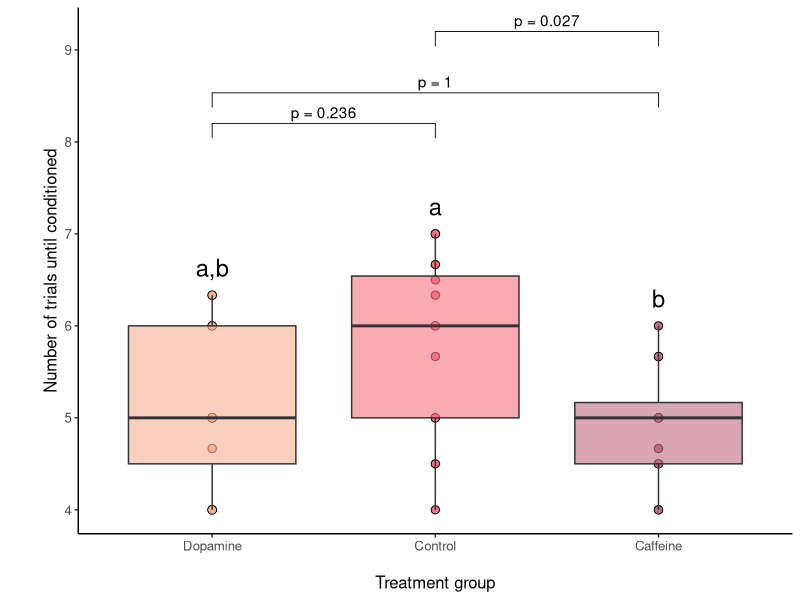

Here is the R script that generated this plot:
## ---- chunk 1
knitr::opts_chunk$set(echo = TRUE)
## ---- chunk 2
library(dplyr)
library(tidyr)
library(readr)
library(ggplot2)
library(ggpubr)
library(nlme)
library(multcomp)
library(tibble)

setwd("~/Dropbox/Pesquisa/Post-doc/OIST_luscombeu/insect_outreach/")
## ---- chunk 3

learning_bees_results <- read_csv("learning_bees_results.csv")
## Convert to long format

learning_bees_long <- gather(learning_bees_results, Treatment, Number_condit, Dopamine:Caffeine, factor_key=TRUE)%>%
   drop_na()

 average_learning_bees<- learning_bees_long %>%
   group_by(Treatment,Sample) %>%
   summarise(average_cond = mean(Number_condit, na.rm = TRUE)) 


average_learning_bees<- average_learning_bees %>%
   arrange(average_cond)

colour_palette <- data.frame("Treatment" = levels(average_learning_bees$Treatment),
                             "palette" = c("#f8b195", "#f67280",
                                           "#c06c84"))
#f8b195, #f67280, #c06c84, #6c5b7b, #355c7d



lme_learning = lme(Number_condit ~ Treatment, data=learning_bees_long, random = ~1|Sample)
anova(lme_learning)

learning_post_t <- summary(glht(lme_learning, 
                             linfct=mcp(Treatment = "Tukey")), 
                           test = adjusted(type = "bonferroni"))


learning_post_t<- data.frame(Estimate = learning_post_t$test$coefficients, 
                                 p.val = learning_post_t$test$pvalues) %>%
   rownames_to_column(var= "comparison" )  %>%
   separate(comparison, c("group1", "group2"), " - ") %>%
   as_tibble() 


learning_max_value <- average_learning_bees %>%
   dplyr::select(Treatment, average_cond) %>%
   group_by(Treatment) %>%
   dplyr::filter(average_cond == max(average_cond)) %>%
   distinct(Treatment, .keep_all = T) %>%
   add_column(Turket_test = c("b", "a,b", "a"))

learning_max_value$average_cond = learning_max_value$average_cond +0.2

learning_post_tuk<-learning_post_t %>%
   add_column(.before = "group1", 'term' = c("average_cond")) %>% 
   mutate(across(is.numeric, ~ round(., 3)))

plot1 <- average_learning_bees %>%
   ggplot(aes(y=average_cond, x =Treatment)) + 
   geom_point(size = 1.8, stroke = 1,  shape=21, colour="black", aes(color=Treatment)) +
   geom_point( size = 1.8, aes(color=Treatment)) +
   scale_color_manual(values=c(colour_palette$palette),
                      name = "Treatment",
                      labels = colour_palette$Treatment) +
   labs(x= "\nTreatment group", y = "\n\nNumber of trials until conditioned") +
   theme_classic() +
   theme(legend.position = "none",
         text = element_text(size=12))
plot1 + 
   geom_boxplot(aes(fill = Treatment), alpha = 0.6) +
   scale_fill_manual(values=c(colour_palette$palette)) +
   stat_pvalue_manual(learning_post_tuk, label = "p = {p.val}", y.position = (learning_max_value$average_cond+2)) +
   geom_text(data = learning_max_value,
             label = c(learning_max_value$Turket_test), size =6, 
             position = position_dodge(0.9),vjust = 0)
